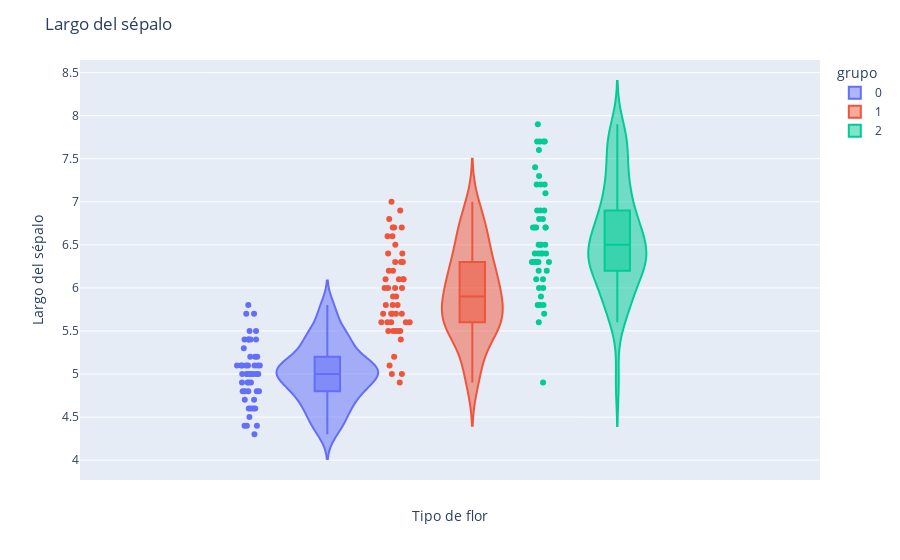

The cell this chart's notebook holds for it:
### Code cell
df = pd.DataFrame({'var': DF_total.iloc[:,0],
                   'grupo': DF_total.iloc[:,4]})

fig = px.violin(df, y = 'var', color = 'grupo', points = 'all', box = True)

fig.update_layout(
    title="Largo del sépalo",
    xaxis_title="Tipo de flor",
    yaxis_title="Largo del sépalo",
)
pio.write_html(fig, file="violin_plot.html")

fig.show()

### Figure 1 — Plotly figure (JSON) as saved in the notebook; plotly's stock layout.template omitted (floating-point values rounded to 4 significant figures)
{"data": [{"alignmentgroup": "True", "box": {"visible": true}, "hovertemplate": "grupo=0<br>var=%{y}<extra></extra>", "legendgroup": "0", "marker": {"color": "#636efa"}, "name": "0", "offsetgroup": "0", "orientation": "v", "points": "all", "scalegroup": "True", "showlegend": true, "type": "violin", "x0": " ", "xaxis": "x", "y": [5.1, 4.9, 4.7, 4.6, 5, 5.4, 4.6, 5, 4.4, 4.9, 5.4, 4.8, 4.8, 4.3, 5.8, 5.7, 5.4, 5.1, 5.7, 5.1, 5.4, 5.1, 4.6, 5.1, 4.8, 5, 5, 5.2, 5.2, 4.7, 4.8, 5.4, 5.2, 5.5, 4.9, 5, 5.5, 4.9, 4.4, 5.1, 5, 4.5, 4.4, 5, 5.1, 4.8, 5.1, 4.6, 5.3, 5], "y0": " ", "yaxis": "y"}, {"alignmentgroup": "True", "box": {"visible": true}, "hovertemplate": "grupo=1<br>var=%{y}<extra></extra>", "legendgroup": "1", "marker": {"color": "#EF553B"}, "name": "1", "offsetgroup": "1", "orientation": "v", "points": "all", "scalegroup": "True", "showlegend": true, "type": "violin", "x0": " ", "xaxis": "x", "y": [7, 6.4, 6.9, 5.5, 6.5, 5.7, 6.3, 4.9, 6.6, 5.2, 5, 5.9, 6, 6.1, 5.6, 6.7, 5.6, 5.8, 6.2, 5.6, 5.9, 6.1, 6.3, 6.1, 6.4, 6.6, 6.8, 6.7, 6, 5.7, 5.5, 5.5, 5.8, 6, 5.4, 6, 6.7, 6.3, 5.6, 5.5, 5.5, 6.1, 5.8, 5, 5.6, 5.7, 5.7, 6.2, 5.1, 5.7], "y0": " ", "yaxis": "y"}, {"alignmentgroup": "True", "box": {"visible": true}, "hovertemplate": "grupo=2<br>var=%{y}<extra></extra>", "legendgroup": "2", "marker": {"color": "#00cc96"}, "name": "2", "offsetgroup": "2", "orientation": "v", "points": "all", "scalegroup": "True", "showlegend": true, "type": "violin", "x0": " ", "xaxis": "x", "y": [6.3, 5.8, 7.1, 6.3, 6.5, 7.6, 4.9, 7.3, 6.7, 7.2, 6.5, 6.4, 6.8, 5.7, 5.8, 6.4, 6.5, 7.7, 7.7, 6, 6.9, 5.6, 7.7, 6.3, 6.7, 7.2, 6.2, 6.1, 6.4, 7.2, 7.4, 7.9, 6.4, 6.3, 6.1, 7.7, 6.3, 6.4, 6, 6.9, 6.7, 6.9, 5.8, 6.8, 6.7, 6.7, 6.3, 6.5, 6.2, 5.9], "y0": " ", "yaxis": "y"}], "layout": {"legend": {"title": {"text": "grupo"}, "tracegroupgap": 0}, "margin": {"t": 60}, "title": {"text": "Largo del sépalo"}, "violinmode": "group", "xaxis": {"anchor": "y", "domain": [0, 1], "title": {"text": "Tipo de flor"}}, "yaxis": {"anchor": "x", "domain": [0, 1], "title": {"text": "Largo del sépalo"}}}}
